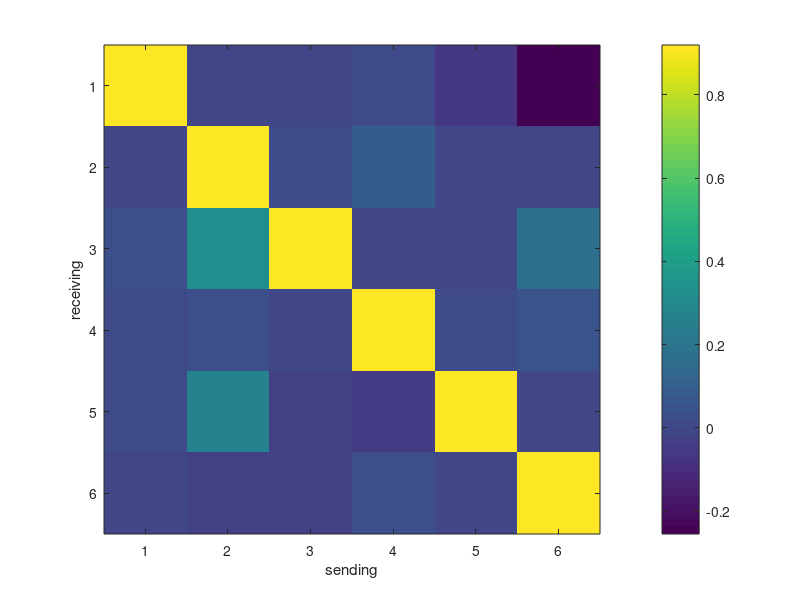
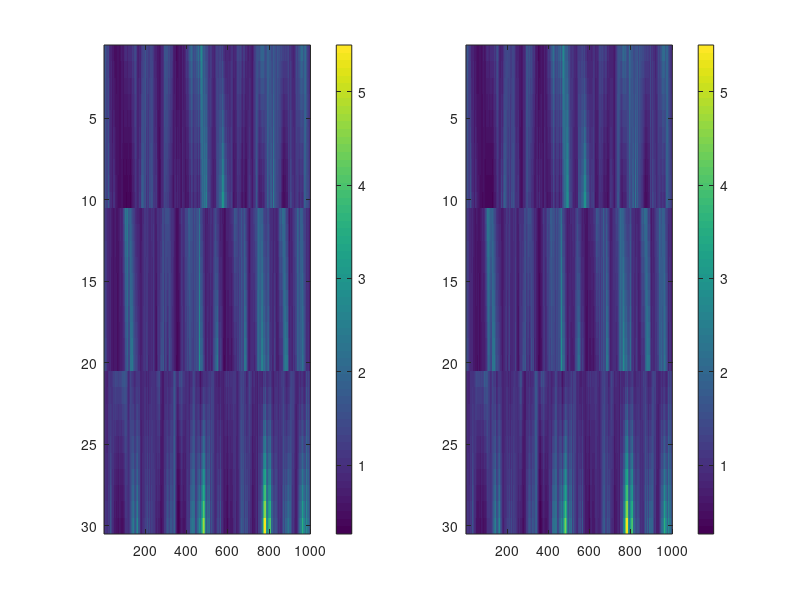

These figures' MATLAB source, in order: (Note: this script raises an error after producing the figures.)
addpath(genpath('C:\Users\gaw19004\Documents\GitHub\state-space-clustering'));
% addpath(genpath('D:\github\state-space-clustering'));

%% simulation
rng(1)
n = 10;
nClus = 3;
N = n*nClus;
p = 2;
T = 1000;

Lab = repelem(1:nClus, n);
pLab = repelem(1:nClus, p);

d = randn(n*nClus,1)*0;
C_trans = zeros(N, p*nClus);
C = zeros(N, p);
for k = 1:length(Lab)
    C(k,:) = 2*repmat(sum(Lab(1:k)==Lab(k))/sum(Lab==Lab(k)),1,2)+[-2 1];
    C_trans(k, ((Lab(k)-1)*p+1):(Lab(k)*p)) = C(k,:);
end

X = zeros(p*nClus, T);
x0 = zeros(p*nClus, 1);
Q0 = eye(nClus*p)*1e-2;
X(:,1) = mvnrnd(x0, Q0)';

b1 = ones(p,1)*0;
b2 = ones(p,1)*0;
b3 = ones(p,1)*0;
b = [b1;b2;b3];

Q1 = 1e-3*eye(p);
Q2 = 1e-3*eye(p);
Q3 = 1e-3*eye(p);
Q = blkdiag(Q1, Q2, Q3);

%
A = eye(size(Q,1));
while any(imag(eig(A))==0)
    A= randn(size(Q));
    A = A-diag(diag(A));
    A(squareform(pdist(pLab'))==0)=0;
    A = A./sqrt(sum((A-diag(diag(A))).^2,2))*0.1;
    A = A+eye(size(Q,1))*0.92;
end

% let's generate lambda
logLam = zeros(n*nClus, T);
logLam(:,1) = d + C_trans*X(:,1);

for t=2:T
    X(:, t) = mvnrnd(A*X(:, t-1) + b, Q)';
    logLam(:, t) = d + C_trans*X(:,t);
end

Y = poissrnd(exp(logLam));

% do transformation/ constraint: C'*C = I (not C_trans)
% S1 = {};
% V1 = {};
% for j = 1:nClus
%     latId = id2id(j, p);
%     [~,S1{j},V1{j}] = svd(C_trans(:,latId),0);
% end
% M = sparse(blkdiag(S1{:})*(blkdiag(V1{:}))');

[~, S, V] = svd(C, 0);
Mcore = S*V';
M = kron(eye(nClus), Mcore);

X = M*X;
x0 = M*x0;
Q0 = M*Q0*M';
C = C/Mcore;
C_trans = C_trans/M;
b = M*b;
A = M*A/M;
Q = M*Q*M';


figure(1)
imagesc(A)
colorbar()
xlabel('sending')
ylabel('receiving')

figure(2)
figure(2)
subplot(1,2,1)
imagesc(exp(logLam))
colorbar()
subplot(1,2,2)
imagesc(exp(d + C_trans*X))
colorbar()

figure(3)
clusterPlot(Y, Lab)

figure(4)
subplot(1,3,1)
plot(X(1:p,:)')
subplot(1,3,2)
plot(X(p+1:2*p,:)')
subplot(1,3,3)
plot(X(2*p+1:3*p,:)')

%% d is cluster-dependent, but C is not. (maybe let C be cluster-dependent later)
% pre-setting...
rng(3)
ng = 100;

X_fit = zeros(nClus*p, T, ng);
mud_fit = zeros(nClus, ng);
sig2d_fit = zeros(nClus, ng);
d_fit = zeros(N, nClus, ng);
K_fit = zeros(N, p, ng);
C_fit = zeros(N, p, ng);
x0_fit = zeros(nClus*p, ng);
A_fit = zeros(nClus*p, nClus*p, ng);
b_fit = zeros(nClus*p, ng);
Q_fit = zeros(nClus*p, nClus*p, ng);

% priors...
Q0 = eye(nClus*p)*1e-2;

% priors for initial (x0)
mux00 = zeros(nClus*p, 1);
Sigx00 = eye(nClus*p);

% prior for K: C = K*(K'*K)^{-1/2}
% just each entry of K is i.i.d. N(0,1)

% prior for d
nud0 = 1;
sig2d0 = 1e-2;
deltad0 = 0;
k0 = 1;

% prior for linear dyanmics (b, A, Q)
BA0_all = [zeros(nClus*p,1) eye(nClus*p)]';
Lamb0 = eye(nClus*p + 1);
Psi0 = eye(p)*1e-4;
nu0 = p+2;

% initials...
% a0 = nud0/2;
% b0 = nud0*sig2d0/2;
% 1./gamrnd(a0, 1/b0, nClus, 1);
sig2d_fit(:,1) = ones(nClus,1)*1e-2;
mud_fit(:,1) = zeros(nClus,1);
d_fit(:,:,1) = zeros(N,nClus);

K_fit(:,:,1) = randn(N, p);
C_fit(:,:,1) = K_fit(:,:,1)/(sqrtm(K_fit(:,:,1)'*K_fit(:,:,1)));
C_tmp = zeros(N, p*nClus);
for k = 1:length(Lab)
    C_tmp(k, id2id(Lab(k), p)) = C_fit(k,:,1);
end

A_fit(:,:,1) = eye(nClus*p);
b_fit(:,1) = zeros(nClus*p, 1);
Q_fit(:,:,1) = eye(nClus*p)*1e-4;

x0_fit(:,1) = lsqr(C_tmp,(log(mean(Y(:,1:10),2))-d_fit(:,1)));
[X_fit(:,:,1),~,~] = ppasmoo_poissexp_v2(Y,C_tmp,d_fit(:,1),...
    x0_fit(:,1),Q0,A_fit(:,:,1),b_fit(:,1),Q_fit(:,:,1));

%% MCMC
optdK.M=1;
optdK.Madapt=0;
epsilon = 0.01;
burnIn = 1000;
flg = 0;

for g = 2:ng
    
    % disp(g)
    
    % (1) update X_fit
    d_raw = d_fit(:,:,g-1);
    I = (1 : size(d_raw, 1)) .';
    k = sub2ind(size(d_raw), I, Lab');
    d_tmp = d_raw(k);
    C_tmp = zeros(N, p*nClus);
    for k = 1:length(Lab)
        C_tmp(k, id2id(Lab(k), p)) = C_fit(k,:,1);
    end
    
    x0_tmp = x0_fit(:,g-1);
    A_tmp = A_fit(:,:,g-1);
    b_tmp = b_fit(:,g-1);
    Q_tmp = Q_fit(:,:,g-1);
    X_tmp = X_fit(:,:,g-1);
    
    gradHess = @(vecX) gradHessX(vecX, d_tmp, C_tmp, x0_tmp, Q0, Q_tmp, A_tmp, b_tmp, Y);
    [muXvec,~,hess_tmp,~] = newtonGH(gradHess,X_tmp(:),1e-8,1000);
    if(sum(isnan(muXvec)) ~= 0)
        disp('use adaptive smoother initial')
        X_tmp = ppasmoo_poissexp_v2(Y,C_tmp,d_tmp,x0_tmp,Q0,A_tmp,b_tmp,Q_tmp);
        [muXvec,~,hess_tmp,~] = newtonGH(gradHess,X_tmp(:),1e-8,1000);
    end
    
    % use Cholesky decomposition to sample efficiently
    R = chol(-hess_tmp,'lower'); % sparse
    z = randn(length(muXvec), 1) + R'*muXvec;
    Xsamp = R'\z;
    X_fit(:,:,g) = reshape(Xsamp,[], T);
    
    % (2) update x0_fit
    Sigx0 = inv(inv(Sigx00) + inv(Q0));
    mux0 = Sigx0*(Sigx00\mux00 + Q0\X_fit(:,1,g));
    x0_fit(:,g) = mvnrnd(mux0, Sigx0)';
    
    % (3) update d_fit & C_fit (K_fit)
    % NUTS (no U turn sampler)
    
    if(g < 50)
        tuneState = 1; % change epsilon
        disp("iter " + g + ": " + norm(X_fit(:,:,g) - X_fit(:,:,g-1), 'fro')/...
            norm(X_fit(:,:,g-1), 'fro') + ", changing");
    elseif(flg == 1)
        tuneState = 3; % fix epsilon
        disp("iter " + g + ": " + norm(X_fit(:,:,g) - X_fit(:,:,g-1), 'fro')/...
            norm(X_fit(:,:,g-1), 'fro') + ", tuned");
    else
        if(g > burnIn ||...
                norm(X_fit(:,:,g) - X_fit(:,:,g-1), 'fro')/...
                norm(X_fit(:,:,g-1), 'fro') < 1e-1)
            tuneState = 2; % tune epsilon
            disp("iter " + g + ": " + norm(X_fit(:,:,g) - X_fit(:,:,g-1), 'fro')/...
                norm(X_fit(:,:,g-1), 'fro') + ", tuning");
        else
            tuneState = 1; % change epsilon
            disp("iter " + g + ": " + norm(X_fit(:,:,g) - X_fit(:,:,g-1), 'fro')/...
                norm(X_fit(:,:,g-1), 'fro') + ", changing");
        end
    end
    
    lpdf = @(dKvec) dKlpdf(Y, dKvec(1:N), reshape(dKvec((N+1):end), [], p),...
        X_fit(:,:,g-1), Lab, mud_fit(:,g-1), sig2d_fit(:,g-1));
    glpdf = @(dKvec) getGrad(lpdf, dKvec);
    fg=@(dKvec_r) deal(lpdf(dKvec_r'), glpdf(dKvec_r')'); % log density and gradient
    
    dKvec0 = [d_tmp;reshape(K_fit(:,:,g-1),[],1)];
    
    switch tuneState
        case 1
            [dK_NUTS, ~, ~]=hmc_nuts(fg, dKvec0',optdK);
        case 2
            optdK.Madapt=50;
            [dK_NUTS, ~, diagn]=hmc_nuts(fg, dKvec0',optdK);
            epsilon = diagn.opt.epsilonbar;
            optdK.Madapt=0;
        case 3
            optdK.epsilon = epsilon;
            [dK_NUTS, ~, ~]=hmc_nuts(fg, dKvec0',optdK);
    end
    
    % d_fit
    dback_tmp = d_fit(:,:,g);
    I = (1 : N) .';
    k = sub2ind(size(dback_tmp), I, Lab');
    dback_tmp(k) = dK_NUTS(2,1:N)';
    d_fit(:,:,g) = dback_tmp;
    
    % K_fit & C_fit
    K_fit(:,:,g) = reshape(dK_NUTS(2,(N+1):end), [], p);
    C_fit(:,:,g) = K_fit(:,:,g)/(sqrtm(K_fit(:,:,g)'*K_fit(:,:,g)));
    
    % (4) update mud_fit & sig2d_fit
    for l = unique(Lab(:))'
        nj = sum(Lab == l);
        dj = d_fit(Lab == l, l, g);
        dbar = mean(dj);
        kn = k0 + nj;
        
        % sig2d_fit
        alph = (nud0 + nj)/2;
        beta = (nud0*sig2d0 + sum((dj - dbar).^2) +...
            (k0*nj/kn)*((dbar - deltad0)^2))/2;
        sig2d_fit(l, g) = 1/gamrnd(alph, 1/beta);
        
        % mud_fit
        mud_fit(l,g) = normrnd((k0*deltad0 + sum(dj))/kn,...
            sqrt(sig2d_fit(l, g)/kn));
        
        latentId = id2id(l,p);
        % (4)update Q
        Y_BA = X_fit(latentId,2:T,g)';
        X_BA = [ones(T-1,1) X_fit(:,1:(T-1),g)'];
        
        BA0 = BA0_all(:,latentId);
        BAn = (X_BA'*X_BA + Lamb0)\(X_BA'*Y_BA + Lamb0*BA0);
        PsiQ = Psi0 + (Y_BA - X_BA*BAn)'*(Y_BA - X_BA*BAn) +...
            (BAn - BA0)'*Lamb0*(BAn - BA0);
        nuQ = T-1 + nu0;
        Q_fit(latentId,latentId,g) = iwishrnd(PsiQ,nuQ);
        
        % (5) update b_fit & A_fit
        Lambn = X_BA'*X_BA + Lamb0;
        BAvec = mvnrnd(BAn(:), kron(Q_fit(latentId,latentId,g), inv(Lambn)))';
        BAsamp = reshape(BAvec,[], p)';
        b_fit(latentId,g) = BAsamp(:,1);
        A_fit(latentId,:,g) = BAsamp(:,2:end);
    end
    
    figure(1)
    subplot(3,2,1)
    plot(X(1:p,:)')
    title('true')
    subplot(3,2,2)
    plot(X_fit(1:p,:,g)')
    title('fit')
    subplot(3,2,3)
    plot(X(p+1:2*p,:)')
    subplot(3,2,4)
    plot(X_fit(p+1:2*p,:,g)')
    subplot(3,2,5)
    plot(X(2*p+1:3*p,:)')
    subplot(3,2,6)
    plot(X_fit(2*p+1:3*p,:,g)')
end


idx = round(ng/2):ng;

figure
subplot(1,3,1)
plot(d,sum(mean(d_fit(:,:,idx), 3),2),'rx');
ylabel('estimate')
title('d')
C_fit_mean = mean(C_fit(:,:,idx), 3);
subplot(1,3,2)
plot(sum(C_trans(:,1:p:end), 2),C_fit_mean(:,1),'rx');
title('1st column of C')
xlabel('true')
subplot(1,3,3)
plot(sum(C_trans(:,2:p:end), 2),C_fit_mean(:,2),'rx');
title('2nd column of C')
sgtitle('No Update of Prior')







